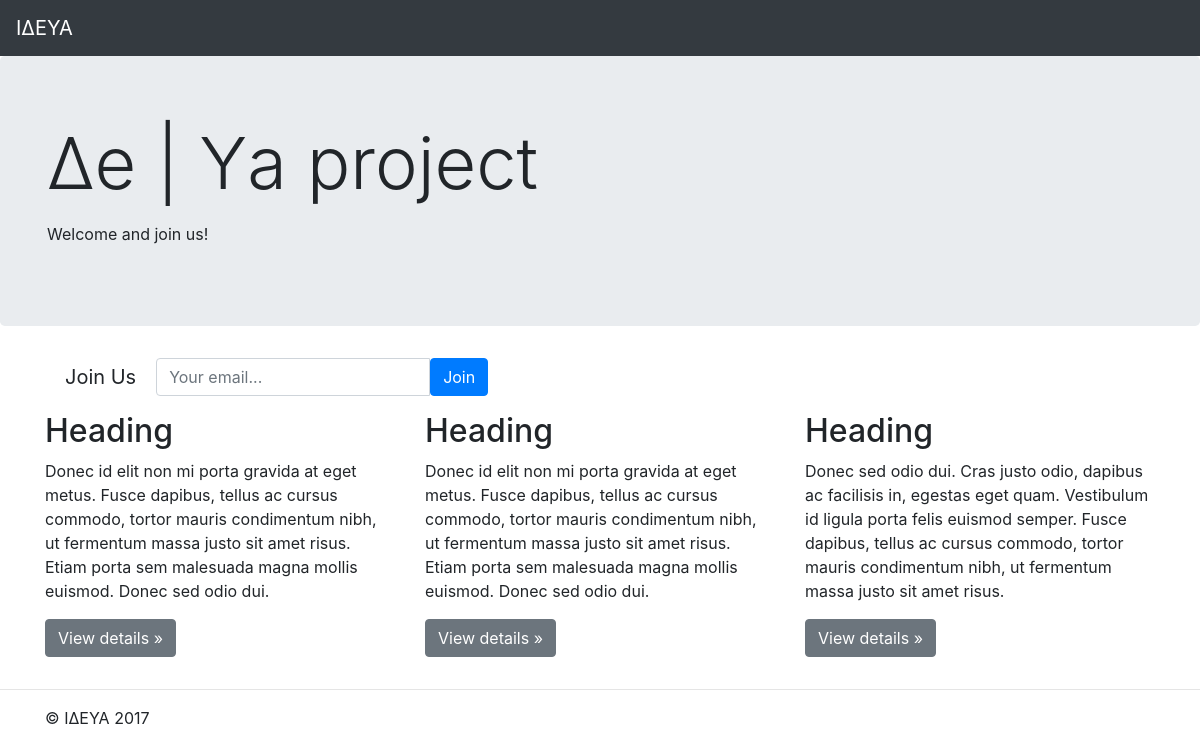
The page / on the database its author committed.
### pages/models.py (models this page shows, shortened)
class Page(models.Model):
    title               = models.CharField(max_length=220)
    title_description   = models.TextField(null=True, blank=True)
    title_btn           = models.CharField(max_length=50, default='Join')
    title_btn_url       = models.CharField(max_length=50, blank=True, null=True)
    content             = models.TextField(blank=True, null=True)

### pages/views.py (the view, shortened to what this page needs)
# urls.py: url(r'^$', HomeView.as_view(), name='home'),
class HomeView(SuccessMessageMixin, CreateView):
    template_name   = 'pages/home.html'
    form_class      = JoinForm
    success_url     = '/'
    def get_context_data(self, *args, **kwargs):
        context = super().get_context_data(*args, **kwargs)
        print(context)
        context['page_obj'] = Page.objects.all().first()#order_by('?').first()
        return context

### newsletter/forms.py (shortened to what this page needs)
class JoinForm(forms.ModelForm):
    email = forms.EmailField(label='', widget=forms.EmailInput(attrs={'placeholder':'Your Email', 'class':'form-control'})) #overrides fields =['email']
    class Meta:
        model = Join
        fields = [
        'email'
        ]

### pages/templates/pages/home.html (shortened to what this page needs)
{% extends "base.html" %}
{% block content %}
<body>
        <nav class="navbar navbar-expand-md navbar-dark fixed-top bg-dark">
          <a class="navbar-brand" href="#">ΙΔΕΥΑ</a>
        </nav>
        <main role="main">
          <div class="jumbotron">
            <div class="container">
              <h1 class="display-3">{{page_obj.title}}</h1>
              <p>{{page_obj.title_description | linebreaks}}</p>
            </div>
          </div>
          <div class="container">
                    <p>
                    {% include "pages/snippet/join-form.html" with form=form %}
                    </p>
                </div>
            <div class="container">
              {{ page_obj.content|safe }}
            </div>
            <hr>
        </main>
        <footer class="container">
          <p>&copy; IΔΕΥΑ 2017</p>
        </footer>
{% endblock content %}

### static/css/main.css (style rules this page uses)
body { padding-top: 3.5rem; }

### rows shown on the page
Page: title "Δe | Υa project", title_description "Welcome and join us!", content "Heading Donec id elit non mi porta gravida at eget metus. Fusce dapibus, tellus ac cursus commodo, tortor mauris condimentum nibh, ut fermentum massa justo sit amet risus. Etiam porta sem malesuada magna mollis euismod. Donec sed odio dui. View details » Heading Donec id elit non mi porta gravida at eget metus. Fusce dapibus, tellus ac cursus commodo, tortor mauris condimentum nibh, ut fermentum massa justo sit amet risus. Etiam porta sem malesuada magna mollis euismod. Donec sed odio dui. View details » Heading Donec sed odio dui. Cras justo odio, dapibus ac facilisis in, egestas eget quam. Vestibulum id ligula porta felis euismod semper. Fusce dapibus, tellus ac cursus commodo, tortor…"
